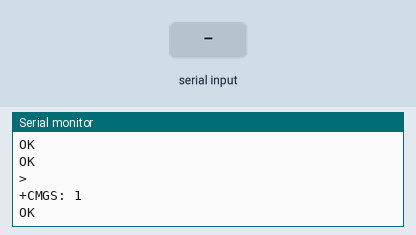
This sketch was run on a simulated Arduino Uno, built with avr-gcc and run on an emulated ATmega328P. Shown: the last lines printed to the serial monitor. The test bench sets the inputs (shaded band). The modem accepts every AT command (registered, SIM ready, sends succeed) and sends nothing else.

Above: at 6.2 s.
6.3 s: "1" received over the second serial link
At 7.7 s:
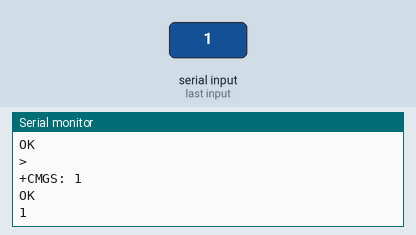
8.0 s: "0" received over the second serial link
At 8.8 s:
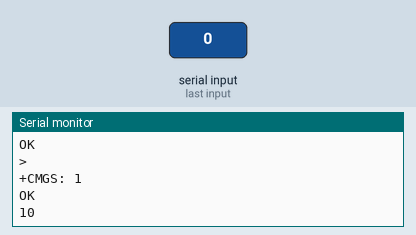

The sketch:

AT_command_test.ino
```cpp
#include <SoftwareSerial.h>

//Create software serial object to communicate with SIM800L
SoftwareSerial mySerial(12, 13); //SIM800L Tx & Rx is connected to Arduino #3 & #2

void setup()
{
  //Begin serial communication with Arduino and Arduino IDE (Serial Monitor)
  Serial.begin(115200);

  //Begin serial communication with Arduino and SIM800L
  mySerial.begin(115200);

  Serial.println("Initializing...");
  delay(1000);

  mySerial.println("AT"); //Once the handshake test is successful, it will back to OK
  updateSerial();
  mySerial.println("AT+CSQ"); //Signal quality test, value range is 0-31 , 31 is the best
  updateSerial();
  mySerial.println("AT+CCID"); //Read SIM information to confirm whether the SIM is plugged
  updateSerial();
  mySerial.println("AT+CREG?"); //Check whether it has registered in the network
  updateSerial();
  mySerial.println("AT"); //Once the handshake test is successful, it will back to OK
  updateSerial();


  mySerial.println("AT+CMGF=1"); // Configuring TEXT mode
  updateSerial();
  mySerial.println("AT+CMGS=\"+84868475996\"");//change ZZ with country code and xxxxxxxxxxx with phone number to sms
  updateSerial();
  mySerial.print("Last Minute Engineers | lastminuteengineers.com"); //text content
  updateSerial();
  mySerial.write(26);
/*
  mySerial.println("AT"); //Once the handshake test is successful, it will back to OK
  updateSerial();
  mySerial.println("AT+CMGF=1"); // Configuring TEXT mode
  updateSerial();
  mySerial.println("AT+CNMI=1,2,0,0,0"); // Decides how newly arrived SMS messages should be handled
  updateSerial();
  */
}

void loop()
{
  updateSerial();
}

void updateSerial()
{
  delay(500);
  while (Serial.available())
  {
    mySerial.write(Serial.read());//Forward what Serial received to Software Serial Port
  }
  while(mySerial.available())
  {
    Serial.write(mySerial.read());//Forward what Software Serial received to Serial Port
  }
}
```

Measured:
- after the input at 6.3 s, the serial monitor: prints a new line after 0.22 s (image 1)
- after the input at 8.0 s, the serial monitor: prints a new line at once (image 2)
